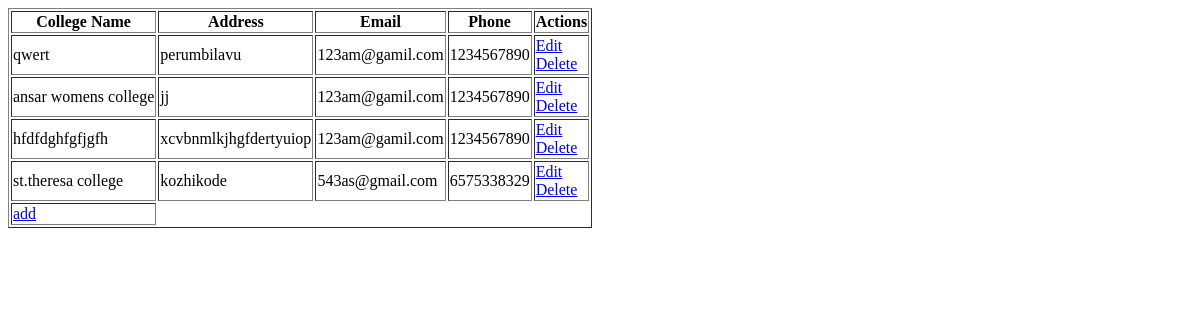
The app's page /ViewCollege, older data.
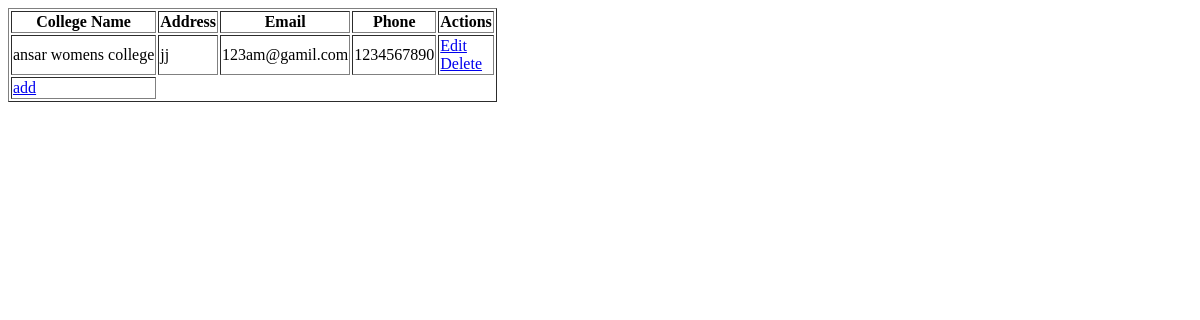
The same page, newer data.
### carriera/models.py (models this page shows)
class CollegeTable(models.Model):
   collegeName= models.CharField(max_length=100,null=True, blank=True)
   Address = models.CharField(max_length=100,null=True, blank=True)
   Email = models.CharField(max_length=50)
   PhoneNo = models.BigIntegerField(null=True, blank=True)
   weblink = models.CharField(max_length=100,null=True,blank=True)

### carriera/views.py (the view)
# urls.py: path('ViewCollege',ViewCollege.as_view(),name='ViewCollege'),
class ViewCollege(View):
    def get(self,request):
        obj = CollegeTable.objects.all()
        return render(request,'Administration/viewcollege.html',{'val': obj})

### templates/Administration/viewcollege.html (shortened to what this page needs)
<!DOCTYPE html>
<html lang="en">
<head>
</head>
<body>
    <table border="1">
        <tr>
            <th>College Name</th>
            <th>Address</th>
            <th>Email</th>
            <th>Phone</th>
            <th>Actions</th>
        </tr>
        {% for i in val %}
        <tr>
            <td>{{ i.collegeName }}</td>
            <td>{{ i.Address }}</td>
            <td>{{ i.Email }}</td>
            <td>{{ i.PhoneNo }}</td>
            <td>
                <a href="/EditCollege/{{ i.id }}">Edit</a></br>
                 <a href="/DeleteCollege/{{ i.id }}">Delete</a>
            </td>
        </tr>
        {% endfor %}
         <tr>
            <td><a href="/Addcollege">add</a></td>
        </tr>
    </table>
</body>
</html>

Row changes from the older to the newer data that the page shows:
removed CollegeTable: collegeName "qwert", Address "perumbilavu", Email "123am@gamil.com", PhoneNo "1234567890"
removed CollegeTable: collegeName "hfdfdghfgfjgfh", Address "xcvbnmlkjhgfdertyuiop", Email "123am@gamil.com", PhoneNo "1234567890"
removed CollegeTable: collegeName "st.theresa college", Address "kozhikode", Email "543as@gmail.com", PhoneNo "6575338329"
